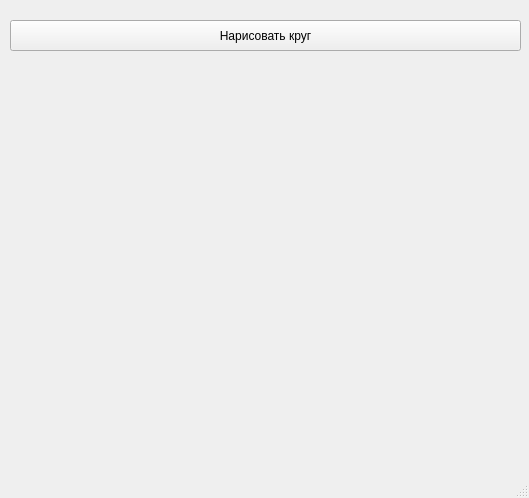
<?xml version="1.0" encoding="UTF-8"?>
<ui version="4.0">
 <class>MainWindow</class>
 <widget class="QMainWindow" name="MainWindow">
  <property name="geometry">
   <rect>
    <x>0</x>
    <y>0</y>
    <width>529</width>
    <height>498</height>
   </rect>
  </property>
  <property name="windowTitle">
   <string>MainWindow</string>
  </property>
  <widget class="QWidget" name="centralwidget">
   <widget class="QPushButton" name="pushButton">
    <property name="geometry">
     <rect>
      <x>10</x>
      <y>20</y>
      <width>511</width>
      <height>31</height>
     </rect>
    </property>
    <property name="text">
     <string>Нарисовать круг</string>
    </property>
   </widget>
  </widget>
  <widget class="QMenuBar" name="menubar">
   <property name="geometry">
    <rect>
     <x>0</x>
     <y>0</y>
     <width>529</width>
     <height>21</height>
    </rect>
   </property>
  </widget>
  <widget class="QStatusBar" name="statusbar"/>
 </widget>
 <resources/>
 <connections/>
</ui>
